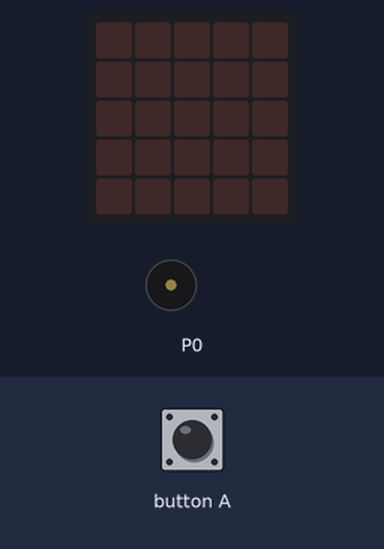
Recording of a program running on a simulated BBC micro:bit (MakeCode). Parts: the board's 5×5 LED display, buzzer (waves = sounding). Inputs (shaded band) come from the test bench.

Above: at 1.2 s.
1.3 s: button A pressed for 0.15 s
At 1.9 s:
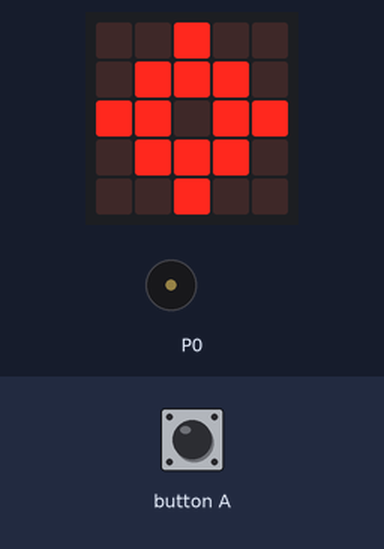
At 6.9 s:
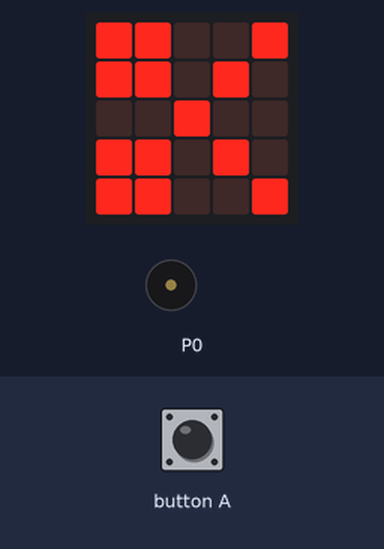
Timing chart, 0 to 8.4 s (numbered marks = the images above; inputs shaded):
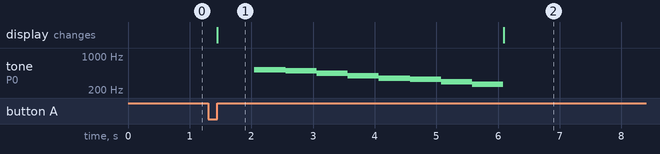

Measured:
- after the input at 1.3 s, tone on P0: plays 523 Hz for 0.51 s, 494 Hz for 0.51 s, 440 Hz for 0.51 s, 392 Hz for 0.51 s, 349 Hz for 0.51 s, 330 Hz for 0.51 s … (8 notes in this stretch), starting after 0.75 s; the display: changes after 0.15 s (image 1)
- what the display in image 1 shows lasts 4.6 s, from 1.5 s to 6.1 s

The program:

main.ts
```typescript
//% weight=0 color=#5f9cd8  block="Button"
namespace button {


    /**
    * led Show Click Button A
    */
    //% blockId=led_pressA block="PressA"
    export function PressA() {

        basic.showIcon(IconNames.Target)
        music.playMelody("C5 B A G F E D C ", 120)
        basic.showIcon(IconNames.Scissors)

    }

    /**
    * led Show Click Button B
    */
    //% blockId=led_pressB block="PressB"
    export function PressB() {
        music.stopAllSounds()
    }

    /**
    * led Show Click Button AB
    */
    //% blockId=led_pressAB block="PressAB"
    export function PressAB() {
        basic.showIcon(IconNames.Yes)
    }
}
```

test.ts
```typescript
// 在此处测试；当此软件包作为插件使用时，将不会编译此软件包。
input.onButtonPressed(
    Button.A,
    button.PressA
)
```
